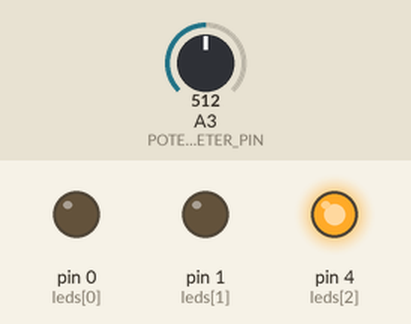
A sketch run on a simulated Arduino Uno, built with avr-gcc and run on an emulated ATmega328P. On the bench: output pins drawn as LEDs (lit = HIGH). The test bench sets the inputs (shaded band); at power-on: A3 (POTENTIOMETER_PIN) = 512.

Above: at 1.2 s.
1.3 s: A3 (POTENTIOMETER_PIN) set to 40
At 2.2 s:
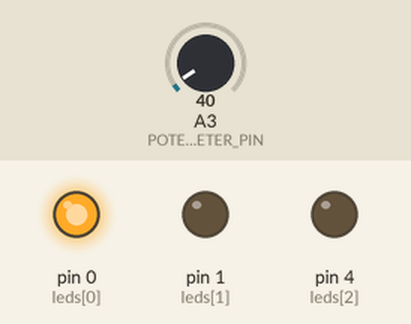
At 3.0 s:
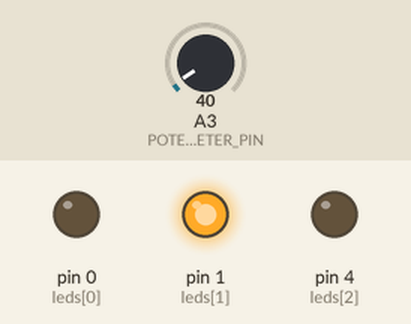
4.3 s: A3 (POTENTIOMETER_PIN) set to 46
At 5.13 s:
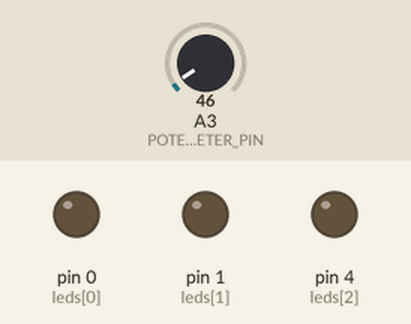
Timing chart, 0 to 12.4 s (numbered marks = the images above; inputs shaded):
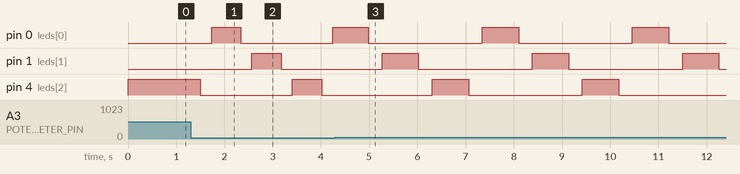

Measured:
- the behaviour switches between 41 and 42 on A3 (POTENTIOMETER_PIN) (found by bisection; images 2 and 3)
- after the input at 1.3 s, pin 0 (leds[0]): LOW → HIGH after 0.43 s, → LOW 0.61 s later, → HIGH 1.9 s later; pin 1 (leds[1]): LOW → HIGH after 1.3 s, → LOW 0.61 s later; pin 4 (leds[2]): HIGH → LOW after 0.20 s instead of 2.4 s

The sketch:

lighthouse.ino
```cpp
// C++ code
//
#define LEDS_COUNT 3
#define POTENTIOMETER_PIN 3
#define LED_MIN 50
#define LED_MAX 200

int leds[] = {0,1,4};
int currentLedIndex = 0;
int brightness = 0;

void setup()
{
  pinMode(0, OUTPUT);
  pinMode(1, OUTPUT);
  pinMode(4, OUTPUT);
  pinMode(POTENTIOMETER_PIN, INPUT);

  analogWrite(leds[0], 0);
  analogWrite(leds[1], 0);
  analogWrite(leds[2], 0);
}

void loop()
{
  if (brightness >= LED_MAX) {
    brightness = 0;
    if (currentLedIndex + 1 >= LEDS_COUNT) {
    	currentLedIndex = 0;
    } else {
      currentLedIndex = currentLedIndex + 1;
    }
  }

  int previousLedIndex = currentLedIndex - 1;
  if (previousLedIndex < 0) {
    previousLedIndex = LEDS_COUNT - 1;
  }

  analogWrite(leds[currentLedIndex], brightness);
  if (LED_MAX - brightness < LED_MIN) {
    analogWrite(leds[previousLedIndex], 0);
  } else {
    analogWrite(leds[previousLedIndex], max(LED_MAX - brightness, LED_MIN));
  }
  int time = map(analogRead(POTENTIOMETER_PIN), 0, 1023, 1, 100);
  delay(time);
  brightness = brightness + 1;
}
```
